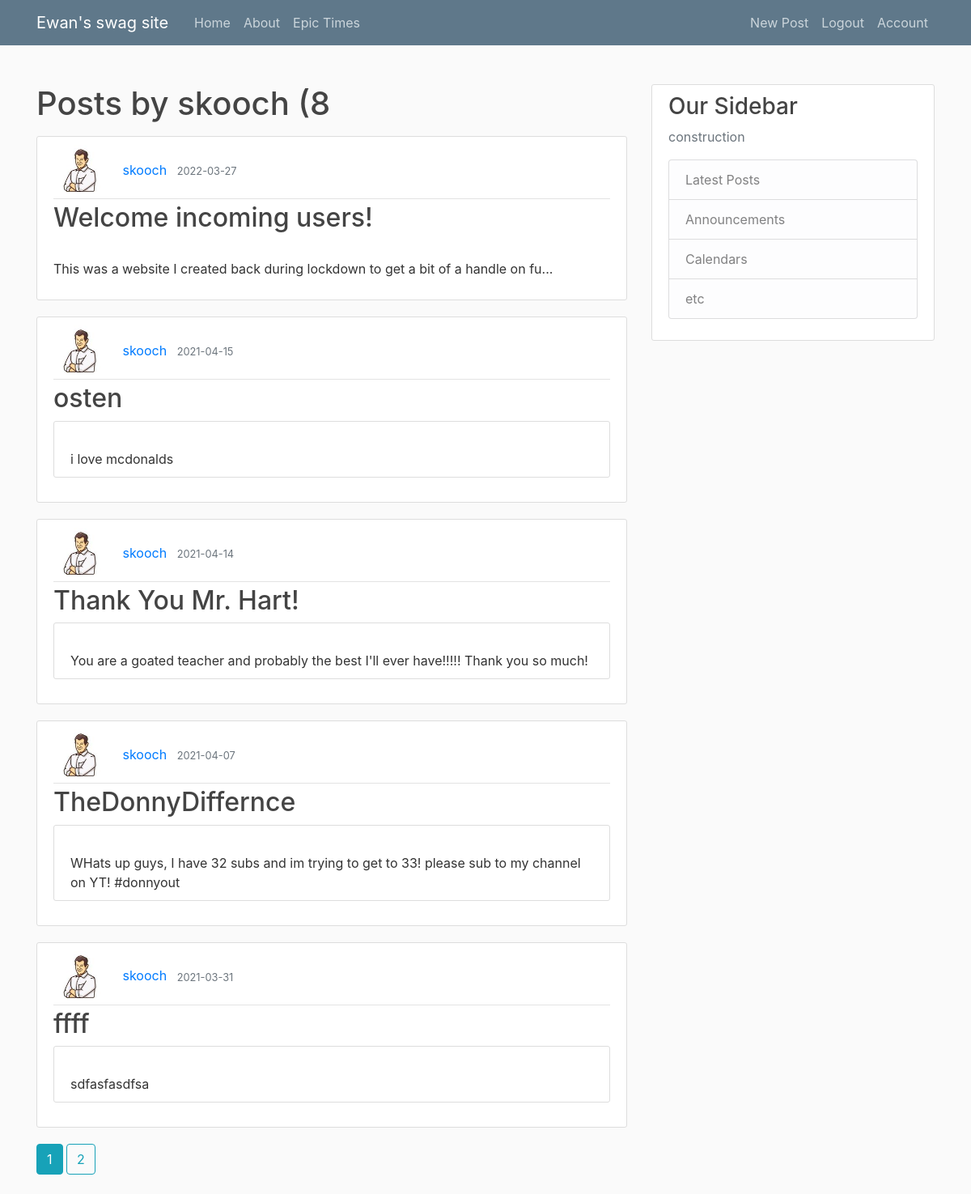
Screenshot of /user/skooch (signed in) with the database file from the repository.
### flask_attempt/models.py (models this page shows, shortened)
class User(db.Model, UserMixin):
    id = db.Column(db.Integer, primary_key=True)
    username = db.Column(db.String(20), unique=True, nullable=False)
    email = db.Column(db.String(120), unique=True, nullable=False)
    image_file = db.Column(db.String(20), nullable=False, default='default.jpg')
    password = db.Column(db.String(60), nullable=False)
    posts = db.relationship('Post', backref='author', lazy=True)

class Post(db.Model):
    id = db.Column(db.Integer, primary_key=True)
    title = db.Column(db.String(100), nullable=False)
    date_posted = db.Column(db.DateTime, nullable=False, default=datetime.utcnow)
    content = db.Column(db.Text, nullable=False)
    user_id = db.Column(db.Integer, db.ForeignKey('user.id'), nullable=False)

### flask_attempt/routes.py (the view)
@app.route("/user/<string:username>")    #different routes for the website (home, about, etc.)
def user_posts(username):
    page = request.args.get('page',1,type=int)
    user= User.query.filter_by(username=username).first_or_404()
    posts = Post.query.filter_by(author=user)\
        .order_by(Post.date_posted.desc())\
        .paginate(per_page = 5)
    return render_template('user_posts.html', posts=posts,user = user) #returns the premade html templates which are stored in the directory

### flask_attempt/models.py (called while the page is built)
@login_manager.user_loader
def load_user(user_id):
    return User.query.get(int(user_id))

### flask_attempt/templates/user_posts.html
﻿{% extends "layout.html" %}
{% block content %}
    <h1 class="mb-3"> Posts by {{user.username}} ({{posts.total}}</h1>
    {% for post in posts.items %}
<article class="media content-section">
    <div class="media-body">
        <div class="article-metadata">
            <img class="rounded-circle article-img" src="{{url_for('static',filename = 'profile_pics/' + post.author.image_file)}}" />
            <a class="mr-2" href="{{url_for('user_posts', username = post.author.username)}}">{{ post.author.username }}</a>
            <small class="text-muted">{{ post.date_posted.strftime('%Y-%m-%d') }}</small>
        </div>
        <h2><a class="article-title" href="{{url_for('post' , post_id= post.id)}}">{{ post.title }}</a></h2>
        {% if post.content|length > 100 %}
        <p class="article-content">
            {{ post.content[0:80] }}...
        </p>
        {% else %}
        <p class="article-content content-section">
            {{ post.content }}
        </p>
        {% endif %}
    </div>
</article>
    {% endfor %}
{% for page_num in posts.iter_pages(left_edge = 1,right_edge = 1, left_current= 1,right_current =2,) %}
    {% if page_num %}
        {% if posts.page == page_num %}
<a class="btn btn-info mb-4" href="{{url_for('user_posts', username = user.username, page = page_num)}}">{{page_num}}</a>
        {% else %}
<a class="btn btn-outline-info mb-4" href="{{url_for('user_posts', username = user.username, page = page_num)}}">{{page_num}}</a>
        {% endif %}
    {% else %}
        ...
    {% endif %}
{% endfor %}
{% endblock content %}

### flask_attempt/static/main.css (style rules this page uses)
body { background: #fafafa; color: #333333; margin-top: 5rem; }
h1, h2, h3, h4, h5, h6 { color: #444444; }
.content-section { background: #ffffff; padding: 10px 20px; border: 1px solid #dddddd; border-radius: 3px; margin-bottom: 20px; }
.article-title { color: #444444; }
.article-content { white-space: pre-line; }
.article-img { height: 65px; width: 65px; margin-right: 16px; }
.article-metadata { padding-bottom: 1px; margin-bottom: 4px; border-bottom: 1px solid #e3e3e3 }

### rows the page displays
User: username "skooch"
Post: image_file (picture), author.username "skooch", date_posted "2022-03-27", title "Welcome incoming users!", content "This was a website I created back during lockdown to get a bit of a handle on fu"
Post: image_file (picture), author.username "skooch", date_posted "2021-04-15", title "osten", content "i love mcdonalds"
Post: image_file (picture), author.username "skooch", date_posted "2021-04-14", title "Thank You Mr. Hart!", content "You are a goated teacher and probably the best I'll ever have!!!!! Thank you so much!"
Post: image_file (picture), author.username "skooch", date_posted "2021-04-07", title "TheDonnyDiffernce", content "WHats up guys, I have 32 subs and im trying to get to 33! please sub to my channel on YT! #donnyout"
Post: image_file (picture), author.username "skooch", date_posted "2021-03-31", title "ffff", content "sdfasfasdfsa"

### other values shown
{{ posts.total }} "8"
{{ page_num }} "1"
{{ page_num }} "2"
